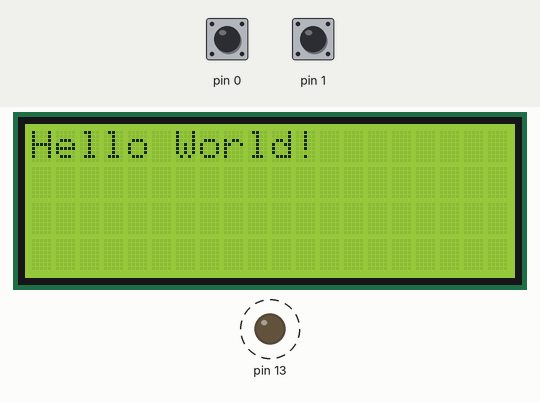
Bench run of a sketch on a simulated Arduino Uno, built with avr-gcc and run on an emulated ATmega328P. Parts: 20×4 character LCD, output pins drawn as LEDs (lit = HIGH). Dashed ring = blinking. The inputs (shaded band) are chosen by the test bench; at power-on: pin 0 HIGH, pin 1 HIGH.

Above: at 0.1 s.
Timing chart, 0 to 130.0 s (numbered marks = the images above):
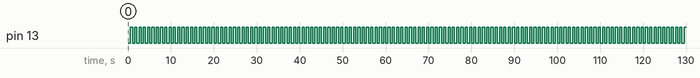

The sketch:

encodeur-numerique-it.ino
```cpp
#include <LiquidCrystal.h>
#include <TimerOne.h>

LiquidCrystal lcd (18, 17, 16, 15, 14, 19); //liaison 4 bits de données

void setup() {
  pinMode (13, OUTPUT) ;
  pinMode (0, INPUT_PULLUP) ;
  pinMode (1, INPUT_PULLUP) ;
  lcd.begin(20,4); //utilisation d'un écran 20 colonnes et 4 lignes
  lcd.write ("Hello World!"); //petit test pour vérifier que tout marche
  Timer1.initialize (1000) ; // 1000 micro s.
  Timer1.attachInterrupt (encoderHandler);
}

volatile int gEncodeur = 0 ;
int gEncodeurCache = 0 ;
bool gEncoderA = false ;
int gClignotement = 0 ;

void encoderHandler (void) {
  const bool encoderA = digitalRead (0) ;
  if (encoderA && !gEncoderA) {
    const bool encoderB = digitalRead (1) ;
    if ((gEncodeur < 63) && !encoderB) {
      gEncodeur ++ ;
    }else if ((gEncodeur > 0) && encoderB) {
      gEncodeur -- ;
    }
  }
  gEncoderA = encoderA ;
  gClignotement ++ ;
  if (gClignotement == 500) {
    gClignotement = 0 ;
    digitalWrite (13, !digitalRead (13)) ;
  }
}

void loop() {
  delay (100) ;
  if (gEncodeurCache != gEncodeur) {
    gEncodeurCache = gEncodeur ;
    lcd.setCursor (0, 0) ;
    lcd.print ("  ") ;
    lcd.setCursor (0, 0) ;
    lcd.print (gEncodeurCache) ;
  }
}
```

Measured:
- by itself, pin 13: alternates HIGH for 0.50 s and LOW for 0.50 s
